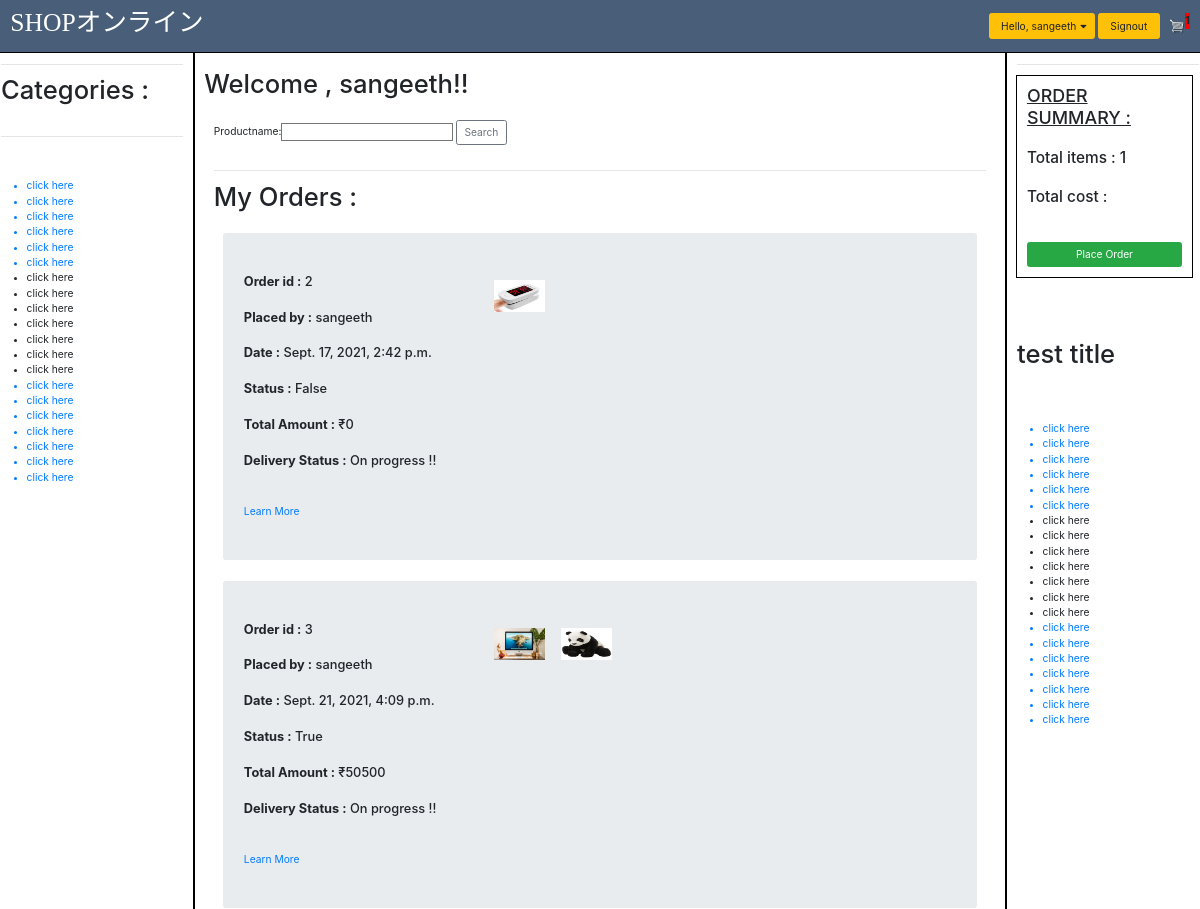
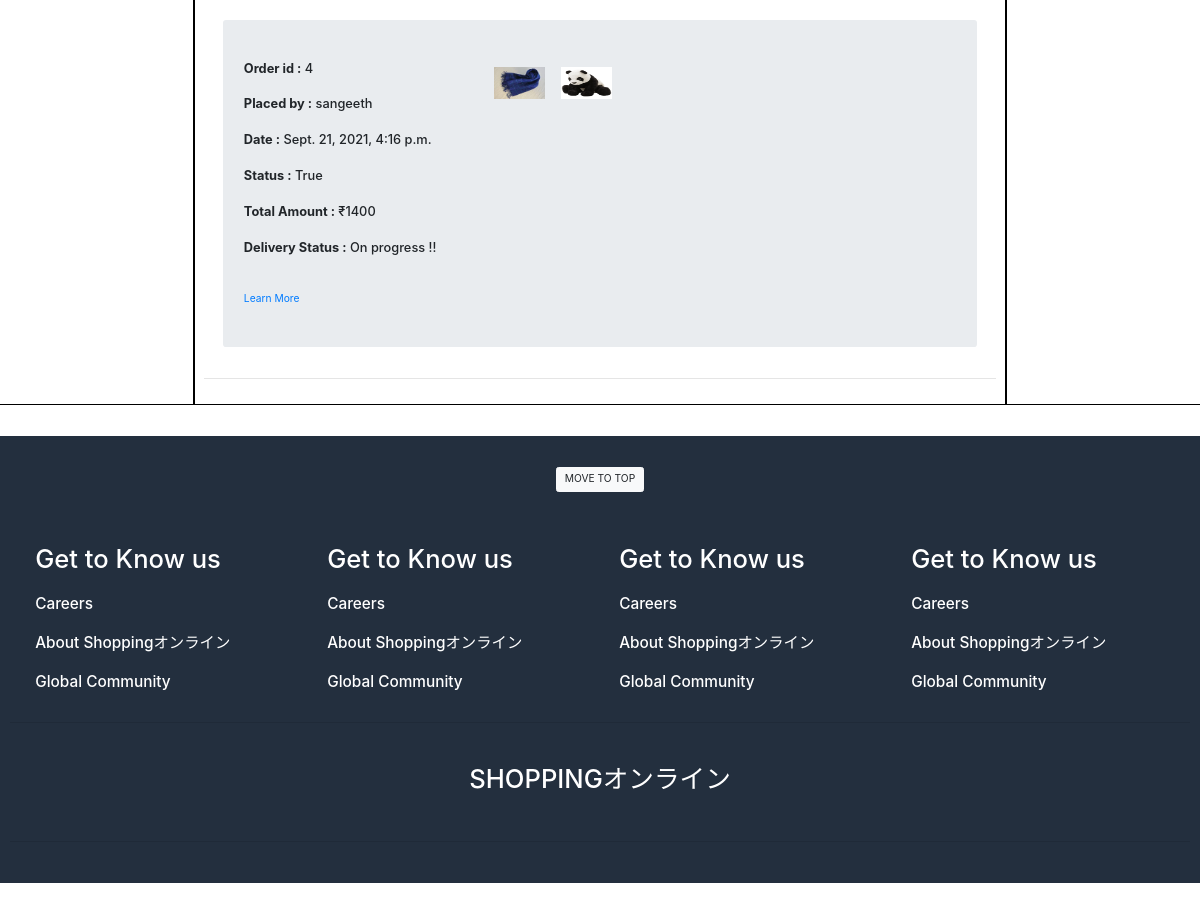
Screenshot of /orders/ (signed in) with the database file from the repository (2 pictures, top to bottom).
### structure/models.py (models this page shows, shortened)
class orders(models.Model):
    orderid = models.AutoField(primary_key=True)
    customerid = models.ForeignKey(User, on_delete=models.CASCADE)
    ordernumber = models.CharField(max_length=100, blank=True)
    paymentid = models.ForeignKey(payment, on_delete=models.CASCADE)
    orderdate = models.DateTimeField(auto_created=True , blank = True)
    totalcost = models.IntegerField(blank=True , default=0)
    shipment_date = models.CharField(max_length=30, default='7 days')
    transactionstatus = models.BooleanField(default=False,blank=True)
    deliverystatus = models.BooleanField(default=False, blank=True)
    deleted = models.BooleanField(default=False, blank=True)
    paymentdate = models.DateTimeField(blank=True)
    order_complete = models.BooleanField(default=False , blank=True)

class orderdetails(models.Model):
    DEFAULT_USER_ID = 1
    orderdetailid = models.AutoField(primary_key=True)
    orderdetailnumber = models.IntegerField(blank=True)
    customer = models.ForeignKey(User , on_delete=models.CASCADE , default=DEFAULT_USER_ID)
    order = models.ForeignKey(orders , on_delete=models.CASCADE , blank=True , null = True)
    product = models.ForeignKey(products , on_delete=models.CASCADE)
    price = models.IntegerField()
    quantity = models.IntegerField(validators=[MinValueValidator(1)])
    discount = models.IntegerField(blank=True , default=0)
    date = models.DateTimeField(auto_now=True)

class products(models.Model):
    productid = models.AutoField(primary_key=True)
    productname = models.CharField(max_length=30)
    productdescription = models.CharField(max_length=50, blank=True)
    supplier = models.ForeignKey(suppliers, on_delete=models.CASCADE)
    category = models.ForeignKey(categories , on_delete= models.CASCADE)
    unit_price = models.IntegerField()
    discount = models.IntegerField(blank=True, default=0)
    instock = models.IntegerField(blank=True)
    available = models.BooleanField(default=True)
    currentorders = models.CharField(max_length=100 , blank=True)
    rank = models.IntegerField(blank=True , default=0)
    picture = models.ImageField(default = 'default.png' , upload_to = "product_pictures" , blank = True)
    likes = models.IntegerField(default=0 , blank=True)
    dislikes = models.IntegerField(default=0 , blank=True)
    created_at = models.DateTimeField(null=True , auto_now_add=True)

### orders/views.py (the view)
# urls.py: path('', views.myorders , name = "myorders"),
def myorders(request):
    print('redirecting from  orders')
    form = searchproductform()
    cart_count = orderdetails.objects.filter(customer=request.user , order = None).count()
    myorders = orders.objects.all().filter(customerid=request.user)
    corres_order_details = orderdetails.objects.filter(order__in = myorders )
    context = {
        'form' : form ,
        'cart_count' : cart_count,
        'myorders' : myorders,
        'corres_order_details' : corres_order_details
    }
    return render(request, 'orders/myorders.html' , context)

### homepage/forms.py
class searchproductform(ModelForm):
    def __init__(self, *args, **kwargs):
        super(searchproductform, self).__init__(*args, **kwargs)
        self.fields['productname'].required = False
    class Meta:
        model = products
        fields = ['productname']

### templates/orders/myorders.html (shortened to what this page needs)
<!DOCTYPE html>
{% extends "base.html" %}
{% load static %}
{% load bootstrap_tags %}
{% block leftnav %}
    <div class="right-nav">
        <hr>
        <h1> Categories : </h1><br>
        <hr>
        <br><br>
        <ul>
            <a href="#"><li>click here</li></a>
            <a href="#"><li>click here</li></a>
            <a href="#"><li>click here</li></a>
            <a href="#"><li>click here</li></a>
            <a href="#"><li>click here</li></a>
            <a href="#"><li>click here</li></a>
            <li>click here</li>
            <li>click here</li>
            <li>click here</li>
            <li>click here</li>
            <li>click here</li>
            <li>click here</li>
            <li>click here</li>
            <a href="#"><li>click here</li></a>
            <a href="#"><li>click here</li></a>
            <a href="#"><li>click here</li></a>
            <a href="#"><li>click here</li></a>
            <a href="#"><li>click here</li></a>
            <a href="#"><li>click here</li></a>
            <a href="#"><li>click here</li></a>
        </ul>
    </div>
{% endblock %}
{% block rightnav %}
    <div class="right-nav">
        <hr>
        <div style="border: 2px solid black; padding:15px; margin: 0px 0px 0px 0px; margin-right: 10px; margin-left: -1px;">
            <h3> <u> ORDER SUMMARY : </u> </h3>
            <br>
            <h4>Total items : {{cart_count}}</h4> <br>
            <h4>Total cost : {{totalcost}}</h4><br><br>
            <button class="btn btn-success" style="width: 100%;">Place Order</button>
        </div>
        <br><br><br><br>
        <h1>test title</h1>
        <br><br><br>
        <ul>
            <a href=""><li>click here</li></a>
            <a href=""><li>click here</li></a>
            <a href=""><li>click here</li></a>
            <a href=""><li>click here</li></a>
            <a href=""><li>click here</li></a>
            <a href=""><li>click here</li></a>
            <li>click here</li>
            <li>click here</li>
            <li>click here</li>
            <li>click here</li>
            <li>click here</li>
            <li>click here</li>
            <li>click here</li>
            <a href=""><li>click here</li></a>
            <a href=""><li>click here</li></a>
            <a href=""><li>click here</li></a>
            <a href=""><li>click here</li></a>
            <a href=""><li>click here</li></a>
            <a href=""><li>click here</li></a>
            <a href=""><li>click here</li></a>
        </ul>
    </div>
{% endblock %}
{% block body %}
        <br>
        <h1 id="top-section" style="align-items: center;"> Welcome , {{user.username}}!!</h1>
        <br>
        <form action = " {% url 'homepage:home' %}" enctype="multipart/form-data" method="POST">
            <div class="container sign-form">
                {{ form|as_bootstrap  }}
                <input type="submit" class = 'btn btn-outline-secondary' name="submit" value="Search">
            </div>
        </form>
        <br>
        <div class="container" >
            <hr>
            <h1>My Orders : </h1><br>
            <div class="container">
            {% if myorders %}
                {% for order in myorders %}
                    <div class="jumbotron">
                        <div class="row">
                            <div class="col-lg-4">
                                <h5><b>Order id :</b> {{order.orderid}}</h5> <br>
                                <h5><b>Placed by :</b> {{order.customerid}}</h5> <br>
                                <h5><b>Date :</b> {{order.orderdate}}</h5> <br>
                                <h5><b>Status :</b> {{order.order_complete}}</h5> <br>
                                <h5><b>Total Amount :</b> ₹{{order.totalcost}}</h5> <br>
                                {% if order.deliverystatus %}
                                    <h5><b>Delivery Status :</b> Delivered Successfully !!</h5> <br>
                                {% else %}
                                    <h5><b>Delivery Status :</b> On progress !!</h5> <br>
                                {% endif %}
                                <br>
                            </div>
                            <div class="col-lg-8">
                                {% for corres_pdts in corres_order_details %}
                                    {% if corres_pdts.order.orderid == order.orderid %}
                                        <a href="{% url 'products:home' corres_pdts.product.productid  %}">
                                            <img style = " height: 50px; width: 80px; margin:10px" src={{corres_pdts.product.picture.url}} alt="broken">
                                        </a>
                                    {% endif %}
                                {% endfor %}
                            </div>
                        </div>
                        <a href="{% url 'orders:orderdetail' order.orderid %}">Learn More</a>
                    </div>
                {% endfor %}
            {% else %}
            <br><br>
                <h3>You have no orders! We are looking forward to serve you ! </h3>
                <br><b></b>
            {% endif %}
            </div>
        </div>
            <hr>
            <br>
{% endblock %}

### templates/base.html (shortened to what this page needs)
<!DOCTYPE html>
{% load static %}
<html>
<head>
    <link rel="stylesheet" href="https://stackpath.bootstrapcdn.com/bootstrap/4.4.1/css/bootstrap.min.css">
    <link rel="stylesheet" type="text/css" href="{% static 'css/base.css' %}">
    <link rel="stylesheet" href="https://use.fontawesome.com/releases/v5.12.1/css/all.css">
</head>
<body>
        <nav class="navbar navbar-expand-lg" style="background-color: #485e79;">
        <a class="navbar-brand" href="{% url 'homepage:home' %}"> <h1 style="font-family: comicsans; color: white;" >SHOPオンライン</h1></a>
        <div class="collapse navbar-collapse" id="navbarSupportedContent">
            <ul class="navbar-nav mr-auto">
                <li class="nav-item active">
                    <a class="nav-link" href="#"> <span class="sr-only">(current)</span></a>
                </li>
            </ul>
            <div class="form-inline my-2 my-lg-0">
                {% if user.is_authenticated %}
                    <div class="dropdown">
                        <a href="#" class="btn btn-warning" style="margin: 4px;"><button class = "button btn-warning dropbtn" style="border: none;"> Hello, {{user.username}}</button><i class="fa fa-caret-down"></i></a>
                    </div>
                    <a href="{% url 'registration:signout' %}" class="btn btn-warning"> <button class = "button btn-warning" style="border: none;" onclick="return confirm('are you sure ?') "> Signout </button></a>
                {% else %}
                    <a href="{% url 'registration:signin' %}" style="margin: 4px;" class="btn btn-warning">Signin</a>
                    <a href="{% url 'registration:signup' %}" class="btn btn-warning">Signup</a>
                {% endif %}
                <a href="{% url 'cart:home' %}">
                    <img id="cart-icon" src="{% static 'img/cart.png' %}">
                </a>
                <p id="cart-total" style="background-color: red; ">{{cart_count}}</p>
            </div>
        </div>
    </nav>
    <div class="row">
        <div class="col-md-2" style="border: 2px solid black; min-height: 1550px;">
            {% block leftnav %}
            {% endblock leftnav %}
        </div>
        <div class="col-md-8" style="border: 2px solid black;  min-height: 1350px;">
            {% block body %}
            {% endblock body %}
        </div>
        <div class="col-md-2" style="border: 2px solid black;  min-height: 1350px;">
            {% block rightnav %}
            {% endblock rightnav %}
        </div>
    </div>
    <br><br>
            <div style="background-color: #232F3E; height: 100%;">
                {% include 'landing/end.html' %}
            </div>
</body>
</html>

### static/css/base.css (style rules this page uses)
html, body { zoom: 80%; max-width: 100%; overflow-x: hidden; }
#cart-total { text-decoration: none; cursor: pointer; font-weight: bold; }
#cart-icon { width: 25px; display: inline-block; margin-left: 15px; }
.container { max-width: 100%; overflow:auto; }
fieldset, label { margin: 0; padding: 0; }

### rows the page displays
orders: orderid "2", customerid "sangeeth", orderdate "Sept. 17, 2021, 2:42 p.m.", order_complete "False", totalcost "0", shows "Delivery Status :", deliverystatus "On progress !!"
orderdetails: product.picture (picture)
orders: orderid "3", customerid "sangeeth", orderdate "Sept. 21, 2021, 4:09 p.m.", order_complete "True", totalcost "50500", shows "Delivery Status :", deliverystatus "On progress !!"
orderdetails: product.picture (picture)
orderdetails: product.picture (picture)
orders: orderid "4", customerid "sangeeth", orderdate "Sept. 21, 2021, 4:16 p.m.", order_complete "True", totalcost "1400", shows "Delivery Status :", deliverystatus "On progress !!"
orderdetails: product.picture (picture)
orderdetails: product.picture (picture)

### other values shown
{{ user.username }} "sangeeth"
{{ cart_count }} "1"
